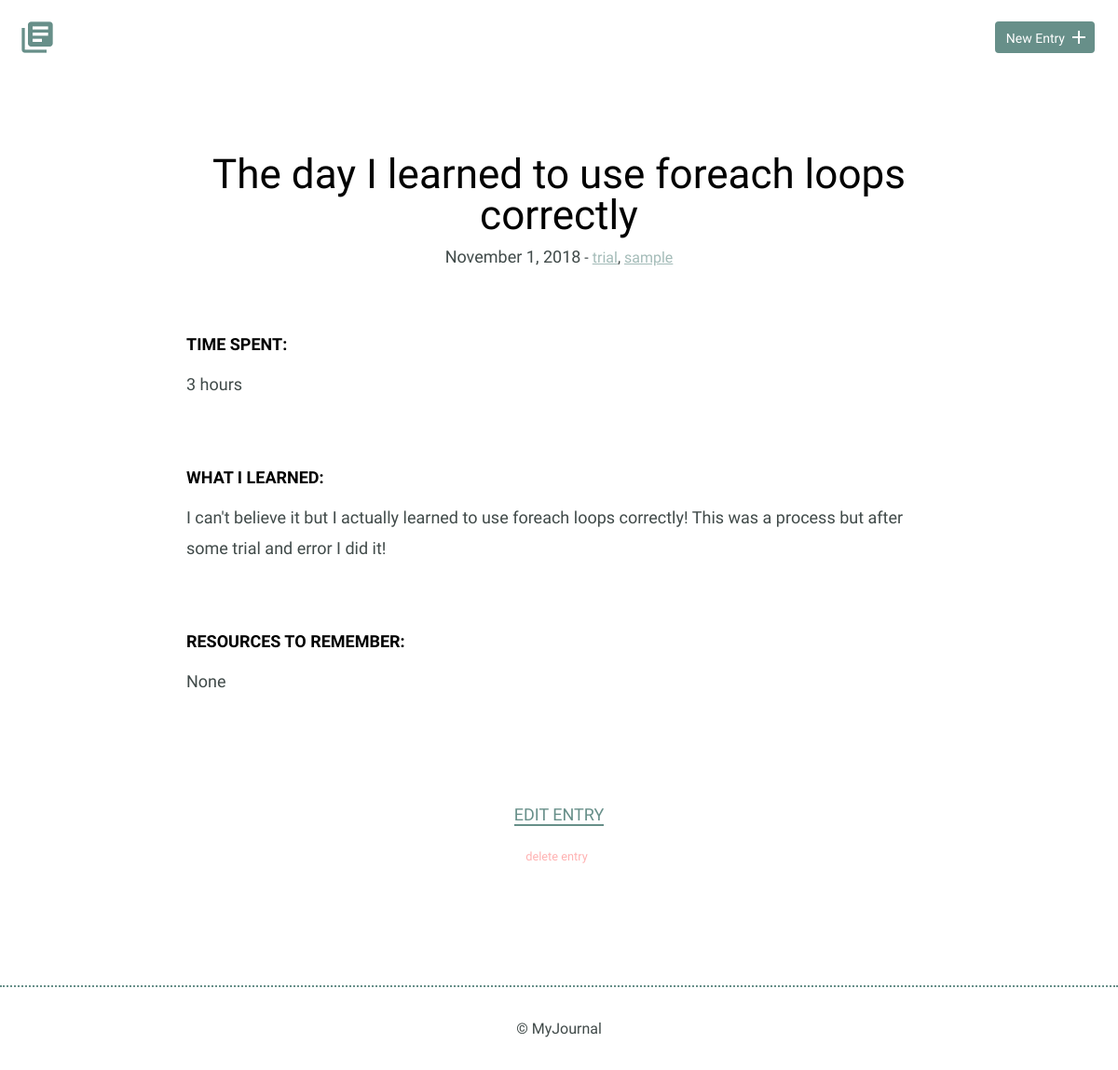
Screenshot of /detail.php?id=3 with the database file from the repository.
### tables this page shows
CREATE TABLE "entries" (
	"id"	INTEGER,
	"title"	TEXT,
	"date"	TEXT,
	"time_spent"	INTEGER,
	"learned"	BLOB,
	"resources"	BLOB,
	"tags"	BLOB,
	PRIMARY KEY("id")
);

### inc/functions.php (called while the page is built, shortened)
<?php
function get_tags($entry){
  $tags = [];
  $raw_tags = $entry['tags'];
  $exploded_tags = explode(',',$raw_tags);
  foreach ($exploded_tags as $exploded_tag){
    $tags[] = trim($exploded_tag);
  }
  return $tags;
}

### detail.php (the view, shortened to what this page needs)
<?php
include('./inc/functions.php');
if (isset($_GET['id'])){
  $id=filter_input(INPUT_GET,'id',FILTER_SANITIZE_NUMBER_INT);
}
try {
  $results = $db->prepare('SELECT * FROM entries WHERE id=?');
  $results->bindParam(1,$id,PDO::PARAM_INT);
  $results->execute();
  $entry = $results->fetch(PDO::FETCH_ASSOC);
} catch (Exception $e){
  echo $e->getMessage();
  die();
}
include('./inc/header.php');
?>
<section>
  <div class="container">
    <div class="entry-list single">
      <article>
        <h1><?= $entry['title']; ?></h1>
        <?php
        $vardate = explode('-',$entry['date']);
        $year = intval($vardate[0]);
        $month = date('F',mktime(0,0,0,intval($vardate[1])));
        $date = intval($vardate[2]);
        ?>
        <time datetime="<?= $entry['date'] ?>"><?= $month; ?> <?= $date ?>, <?= $year; ?></time>
        -
        <span>
          <?php
          $tags = get_tags($entry);
          $tags_output = [];
            foreach($tags as $tag){
              $tags_output[] = "<a href='index.php?tag=$tag'>$tag</a>";
            }
          echo implode(", ",$tags_output);;
          ?>
        </span>
        <div class="entry">
          <h3>Time Spent: </h3>
          <p><?= $entry['time_spent'] ?></p>
        </div>
        <div class="entry">
          <h3>What I Learned:</h3>
          <p><?= $entry['learned'] ?></p>
        </div>
        <div class="entry">
          <h3>Resources to Remember:</h3>
          <p>
          <?php
          if (!empty($entry['resources'])){
            echo $entry['resources'];
          } else {
            echo "None";
          }
          ?>
          </p>
        </div>
      </article>
    </div>
  </div>
  <div class="edit">
    <p><a href="entry.php?id=<?= $id ?>">Edit Entry</a></p>
    <form method="post" onsubmit="return confirm('Do you really want to delete this entry?');">
      <input id="delete-entry" type="submit" value="delete entry" />
    </form>
  </div>
</section>
<?php
include('./inc/footer.php');
?>

### css/site.css (style rules this page uses)
body { font-size: 16px; color: #404a49; font-family: "Cousine", serif; font-weight: 400; }
.container { margin: 0 auto; padding: 0 25px; }
h1, h2, h3 { margin: 0; font-weight: 400; line-height: 1em; color: #000; }
h1 { font-size: 44px; margin-bottom: 12px; text-align: center; }
h3 { font-size: 18px; font-family: "Work Sans", serif; font-weight: 600; text-transform: uppercase; }
p { line-height: 1.8em; font-size: 18px; }
p a { border-bottom: 2px solid #678f89; padding: 0; color: #678f89; text-decoration: none; }
.entry-list, .edit-entry, .new-entry { max-width: 800px; margin: 0 auto; padding: 70px 0 150px 0; }
.entry-list { display: flex; flex-direction: column; }
.entry-list article { margin-bottom: 70px; text-align: center; }
.entry-list article:last-child { margin-bottom: 0; }
.entry-list article span a { color: #678f89; opacity: 0.6; }
.entry-list.single { padding-bottom: 70px; }
.entry-list.single time { font-size: 18px; }
.entry { max-width: 800px; margin: 75px auto 0 auto; text-align: left; }
.entry p { margin-bottom: 40px; }
.edit { padding-bottom: 80px; text-align: center; margin: 0 auto; font-size: 18px; }
.edit p { margin: 0; }
.edit p a { font-weight: 400; text-transform: uppercase; }
.edit form #delete-entry { background: none; border: 0; margin-top: 20px; font-size: 0.8rem; color: red; opacity: 0.3; }
form { margin-bottom: 50px; }
input[type=submit] { margin-right: 5px; }

### rows the page displays
entries: title "The day I learned to use foreach loops correctly", date "November", date "1", date "2018", time_spent "3 hours", learned "I can't believe it but I actually learned to use foreach loops correctly! This was a process but after some trial and error I did it!"

### other values shown
$tag "trial sample"
implode(", ",$tags_output) ","
